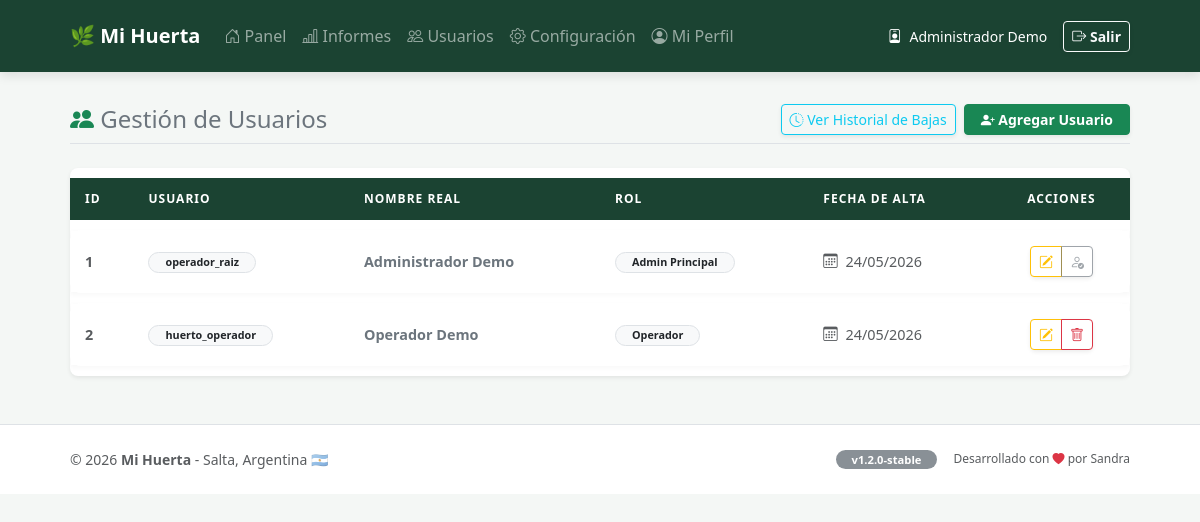
Screenshot of /usuarios_gestion.php (signed in) with the database file from the repository.
### tables this page shows
CREATE TABLE `usuarios` (
  `id` int(11) NOT NULL,
  `nombre_usuario` varchar(50) NOT NULL,
  `password` varchar(255) NOT NULL,
  `nombre_real` varchar(100) DEFAULT NULL,
  `id_rol` int(11) NOT NULL,
  `fecha_alta` date DEFAULT curdate()
);

CREATE TABLE `roles` (
  `id` int(11) NOT NULL,
  `nombre_rol` varchar(50) NOT NULL
);

### usuarios_gestion.php (the view, shortened to what this page needs)
<?php
include 'conexion.php';
$mi_rol = $_SESSION['id_rol'];
if ($mi_rol == 1) {
    $sql = "SELECT u.*, r.nombre_rol
            FROM usuarios u
            JOIN roles r ON u.id_rol = r.id
            ORDER BY u.id_rol ASC";
} else {
    $sql = "SELECT u.*, r.nombre_rol
            FROM usuarios u
            JOIN roles r ON u.id_rol = r.id
            WHERE u.id_rol > $mi_rol
            ORDER BY u.nombre_real ASC";
}
$resultado = $conexion->query($sql);
include 'encabezado_pagina.php';
?>
<div class="container mt-4 mb-5">
    <div class="d-flex justify-content-between align-items-center mb-4 pb-2 border-bottom">
        <h4 class="text-secondary m-0 fw-normal">
            <i class="bi bi-people-fill text-success"></i> Gestión de Usuarios
        </h4>
        <div class="d-flex gap-2">
            <a href="usuarios_historial.php" class="btn btn-outline-info btn-sm shadow-sm">
                <i class="bi bi-clock-history"></i> Ver Historial de Bajas
            </a>
            <a href="usuarios_nuevo.php" class="btn btn-success btn-sm fw-bold px-3 shadow-sm">
                <i class="bi bi-person-plus-fill"></i> Agregar Usuario
            </a>
        </div>
    </div>
    <div class="card shadow-sm border-0 rounded-3">
        <div class="card-body p-0">
            <div class="table-responsive">
                <table class="table table-hover align-middle mb-0">
                    <thead class="table-dark small">
                        <tr>
                            <th class="ps-4">ID</th>
                            <th>USUARIO</th>
                            <th>NOMBRE REAL</th>
                            <th>ROL</th>
                            <th>FECHA DE ALTA</th>
                            <th class="text-center pe-4">ACCIONES</th>
                        </tr>
                    </thead>
                    <tbody class="small">
                        <?php
                        if ($resultado->num_rows > 0) {
                            while ($row = $resultado->fetch_assoc()): ?>
                                <tr>
                                    <td class="ps-4 fw-bold text-muted"><?php echo $row['id']; ?></td>
                                    <td>
                                        <span class="badge bg-light text-dark border rounded-pill px-3">
                                            <?php echo htmlspecialchars($row['nombre_usuario']); ?>
                                        </span>
                                    </td>
                                    <td class="fw-bold text-secondary">
                                        <?php echo htmlspecialchars($row['nombre_real']); ?>
                                    </td>
                                    <td>
                                        <span class="badge bg-light text-dark border rounded-pill px-3">
                                            <?php echo htmlspecialchars($row['nombre_rol']); ?>
                                        </span>
                                    </td>
                                    <td class="text-muted">
                                        <i class="bi bi-calendar3 me-1"></i>
                                        <?php echo date('d/m/Y', strtotime($row['fecha_alta'])); ?>
                                    </td>
                                    <td class="text-center pe-4">
                                        <div class="btn-group shadow-sm">
                                            <a href="usuarios_editar.php?id=<?php echo $row['id']; ?>"
                                            class="btn btn-sm btn-outline-warning" title="Editar">
                                                <i class="bi bi-pencil-square"></i>
                                            </a>
                                            <?php if ($row['id'] != $_SESSION['usuario_id']): ?>
                                            <button onclick="confirmarBajaUsuario(<?php echo $row['id']; ?>)"
                                                    class="btn btn-sm btn-outline-danger" title="Dar de baja">
                                                <i class="bi bi-trash"></i>
                                            </button>
                                            <?php else: ?>
                                            <button class="btn btn-sm btn-outline-secondary disabled" title="Tu usuario">
                                                <i class="bi bi-person-check"></i>
                                            </button>
                                            <?php endif; ?>
                                        </div>
                                    </td>
                                </tr>
                            <?php endwhile;
                        } else {
                            echo "<tr>";
                            echo "<td colspan='6' class='text-center text-muted py-4'>";
                            echo "<i class='bi bi-people me-2'></i> No hay usuarios registrados en el sistema actualmente.";
                            echo "</td>";
                            echo "</tr>";
                            }
                        ?>
                    </tbody>
                </table>
            </div>
        </div>
    </div>
</div>
<?php include 'pie_pagina.php'; ?>

### css/estilos.css (style rules this page uses)
body { background-color: #f4f7f5; font-family: 'Segoe UI', Roboto, Helvetica, Arial, sans-serif; color: #333; margin: 0; padding: 0; }
.container { max-width: 1100px; margin: 0 auto; padding: 0 20px; }
.card { border: none; border-radius: 12px; box-shadow: 0 4px 15px rgba(0,0,0,0.05); background-color: #ffffff; margin-bottom: 25px; }
.table { border-collapse: separate; border-spacing: 0 10px; }
.table thead th { background-color: #1b4332 !important; border: none; padding: 12px 15px !important; font-size: 0.75rem; font-weight: 700; text-transform: uppercase; letter-spacing: 1px; color: #ffffff !important; vertical-align: middle; }
.table tbody tr { background-color: #ffffff; box-shadow: 0 2px 5px rgba(0,0,0,0.03); transition: all 0.2s ease; }
.table tbody td { border: none; padding: 16px 15px !important; vertical-align: middle; font-size: 0.9rem; color: #444; }
.table td:first-child { border-radius: 12px 0 0 12px; }
.table td:last-child { border-radius: 0 12px 12px 0; }
.table thead th { color: #ffffff !important; vertical-align: middle; }

### rows the page displays
usuarios: id "1", nombre_usuario "operador_raiz", nombre_real "Administrador Demo", id_rol.nombre_rol "Admin Principal", fecha_alta "24/05/2026"
usuarios: id "2", nombre_usuario "huerto_operador", nombre_real "Operador Demo", id_rol.nombre_rol "Operador", fecha_alta "24/05/2026"

### other values shown
$_SESSION['nombre_real'] "Administrador Demo"
